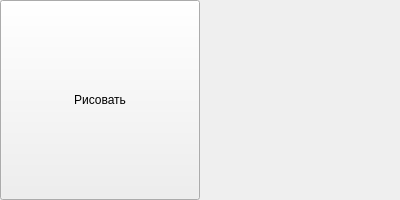
<?xml version="1.0" encoding="UTF-8"?>
<ui version="4.0">
 <class>MainWindow</class>
 <widget class="QMainWindow" name="MainWindow">
  <property name="geometry">
   <rect>
    <x>0</x>
    <y>0</y>
    <width>400</width>
    <height>200</height>
   </rect>
  </property>
  <property name="windowTitle">
   <string>Git и желтые окружности</string>
  </property>
  <widget class="QWidget" name="centralwidget">
   <widget class="QPushButton" name="draw_button">
    <property name="geometry">
     <rect>
      <x>0</x>
      <y>0</y>
      <width>200</width>
      <height>200</height>
     </rect>
    </property>
    <property name="text">
     <string>Рисовать</string>
    </property>
   </widget>
  </widget>
 </widget>
 <resources/>
 <connections/>
</ui>
